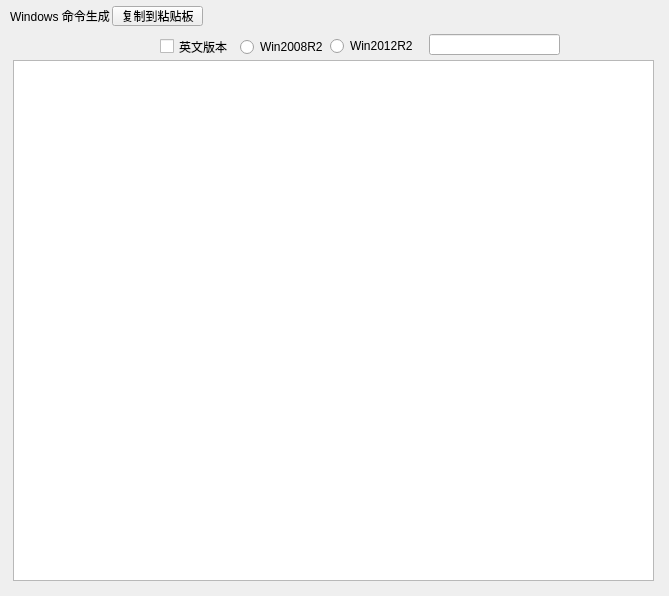
<?xml version="1.0" encoding="UTF-8"?>
<ui version="4.0">
 <class>win_gg</class>
 <widget class="QWidget" name="win_gg">
  <property name="geometry">
   <rect>
    <x>0</x>
    <y>0</y>
    <width>669</width>
    <height>596</height>
   </rect>
  </property>
  <property name="windowTitle">
   <string>Form</string>
  </property>
  <widget class="QLabel" name="label">
   <property name="geometry">
    <rect>
     <x>10</x>
     <y>0</y>
     <width>101</width>
     <height>31</height>
    </rect>
   </property>
   <property name="text">
    <string>Windows 命令生成</string>
   </property>
  </widget>
  <widget class="QCheckBox" name="encheck">
   <property name="geometry">
    <rect>
     <x>160</x>
     <y>36</y>
     <width>101</width>
     <height>21</height>
    </rect>
   </property>
   <property name="text">
    <string>英文版本</string>
   </property>
  </widget>
  <widget class="QRadioButton" name="win8radio">
   <property name="geometry">
    <rect>
     <x>240</x>
     <y>39</y>
     <width>89</width>
     <height>16</height>
    </rect>
   </property>
   <property name="text">
    <string>Win2008R2</string>
   </property>
  </widget>
  <widget class="QRadioButton" name="win12radio">
   <property name="geometry">
    <rect>
     <x>330</x>
     <y>38</y>
     <width>89</width>
     <height>16</height>
    </rect>
   </property>
   <property name="text">
    <string>Win2012R2</string>
   </property>
  </widget>
  <widget class="QLineEdit" name="interline">
   <property name="geometry">
    <rect>
     <x>429</x>
     <y>34</y>
     <width>131</width>
     <height>21</height>
    </rect>
   </property>
  </widget>
  <widget class="QTextEdit" name="textEdit">
   <property name="geometry">
    <rect>
     <x>13</x>
     <y>60</y>
     <width>641</width>
     <height>521</height>
    </rect>
   </property>
  </widget>
  <widget class="QPushButton" name="copybutton">
   <property name="geometry">
    <rect>
     <x>112</x>
     <y>6</y>
     <width>91</width>
     <height>20</height>
    </rect>
   </property>
   <property name="font">
    <font>
     <family>宋体</family>
     <pointsize>9</pointsize>
    </font>
   </property>
   <property name="text">
    <string>复制到粘贴板</string>
   </property>
  </widget>
 </widget>
 <resources/>
 <connections/>
</ui>
